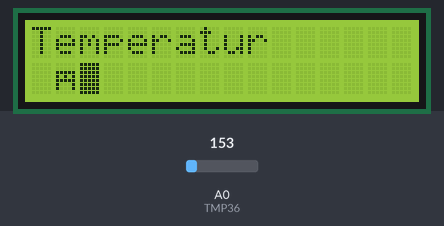
Simulated run of this sketch. Board: Arduino Uno, built with avr-gcc and run on an emulated ATmega328P. Parts: 16×2 character LCD. Inputs (shaded band) come from the test bench; at power-on: A0 (TMP36) = 153. What the sketch prints to the serial monitor is not drawn.

Above: at 1.2 s.
1.3 s: A0 (TMP36) set to 154
At 2.4 s:
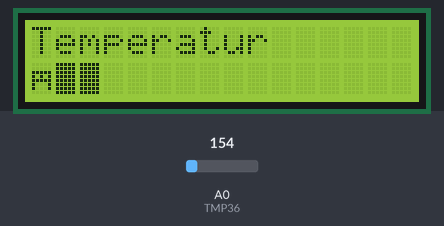
3.0 s: A0 (TMP36) set to 133
At 4.3 s:
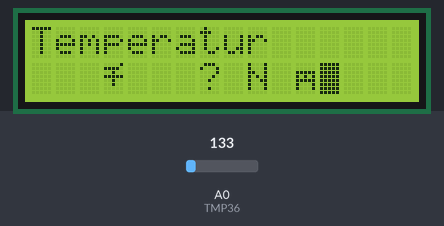
4.6 s: A0 (TMP36) set to 165
At 5.7 s:
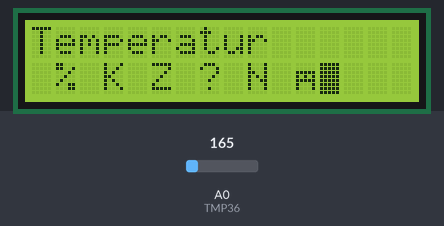
6.3 s: A0 (TMP36) set to 187
At 7.7 s:
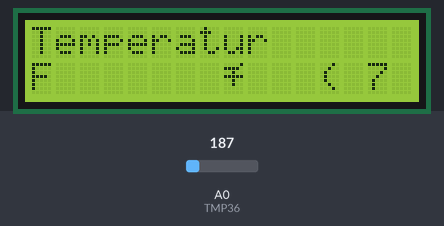
8.0 s: A0 (TMP36) set to 191
At 9.3 s:
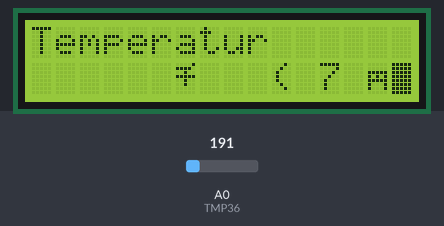
9.6 s: A0 (TMP36) set to 221
At 10.6 s:
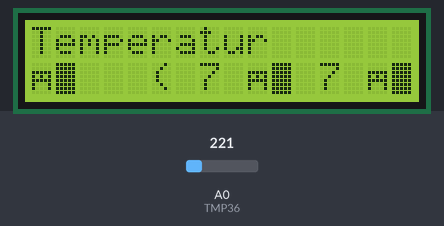
Timing chart, 0 to 12.3 s (numbered marks = the images above; inputs shaded):
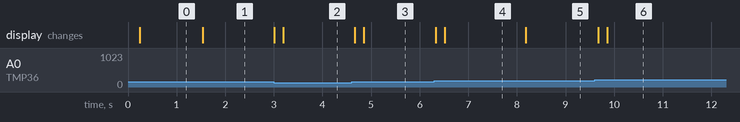

Measured:
- the behaviour switches between 153 and 154 on A0 (TMP36) (found by bisection; images 0 and 1)
- the behaviour switches between 186 and 187 on A0 (TMP36) (found by bisection; images 3 and 4)
- after the input at 1.3 s, the display: changes after 0.23 s (image 1)
- after the input at 3.0 s, the display: first changes at once (image 2 shows a later state)
- after the input at 4.6 s, the display: first changes after 0.07 s (image 3 shows a later state)
- after the input at 6.3 s, the display: first changes at once (image 4 shows a later state)
- after the input at 8.0 s, the display: changes after 0.19 s (image 5)
- after the input at 9.6 s, the display: first changes after 0.07 s (image 6 shows a later state)

The sketch:

temperatur_einfach.ino
```cpp
#include <LiquidCrystal.h>

LiquidCrystal lcd(12, 11, 5, 4, 3, 2);

int TMP36 = A0;
int temperatur = 0;
int temp[10];
int time= 20;

void setup() {
Serial.begin(9600);
lcd.begin(16, 2);
}


void loop() {

temp[0] = map(analogRead(TMP36), 0, 410, -50, 150);
delay(time);
temp[1] = map(analogRead(TMP36), 0, 410, -50, 150);
delay(time);
temp[2] = map(analogRead(TMP36), 0, 410, -50, 150);
delay(time);
temp[3] = map(analogRead(TMP36), 0, 410, -50, 150);
delay(time);
temp[4] = map(analogRead(TMP36), 0, 410, -50, 150);
delay(time);
temp[5] = map(analogRead(TMP36), 0, 410, -50, 150);
delay(time);
temp[6] = map(analogRead(TMP36), 0, 410, -50, 150);
delay(time);
temp[7] = map(analogRead(TMP36), 0, 410, -50, 150);
delay(time);
temp[8] = map(analogRead(TMP36), 0, 410, -50, 150);
delay(time);
temp[9] = map(analogRead(TMP36), 0, 410, -50, 150);


temperatur=(temp[0]+temp[1]+temp[2]+temp[3]+temp[4]+temp[5]
+temp[6]+temp[7]+temp[8]+temp[9])/10; // Alles in eine Zeile!

Serial.print(temperatur);
Serial.println(" Grad Celsius");

lcd.setCursor(0, 0);
lcd.print("Temperatur");
lcd.setCursor(0, 1);
lcd.print(temperatur + " °C");


}
```
